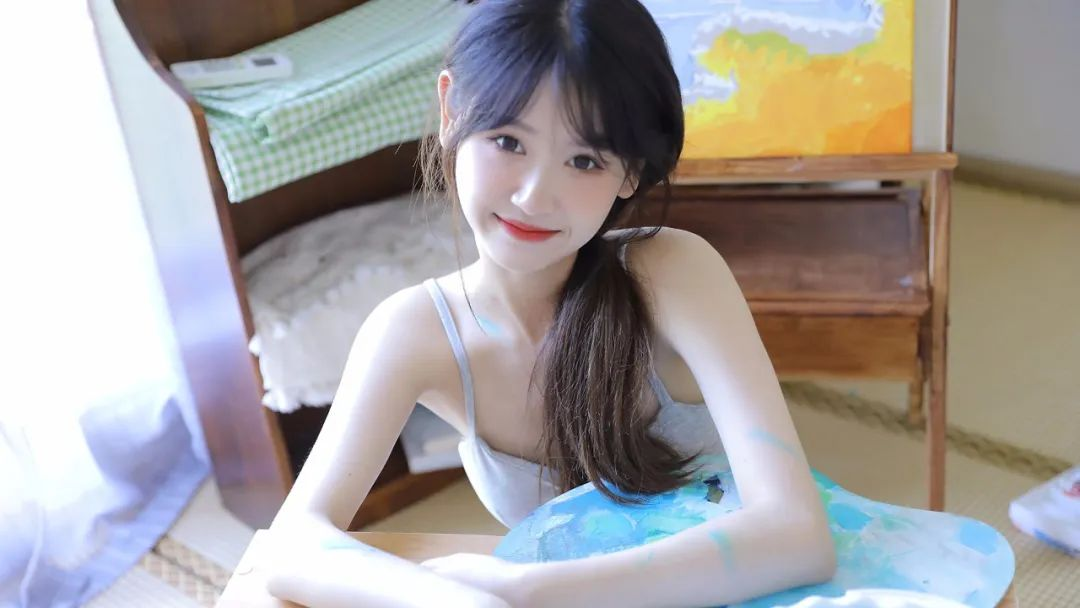
#> input picture OpenCV/10000.jpg, 1080 x 608 px
$ python '自适应二值化.py'
#> lines starting #> are read from the running program, lines starting #| are printed output that depends on the picture; after the words box and inside, x2 and y2 are one past the last pixel; in counts of white or black regions, pixels touching at a corner belong together
import cv2

image = cv2.imread('../10000.jpg')
#> image is the input picture: shape (608, 1080, 3); mean B, G, R 159.3, 160.5, 164.5

image_gray = cv2.cvtColor(image, cv2.COLOR_BGR2GRAY)
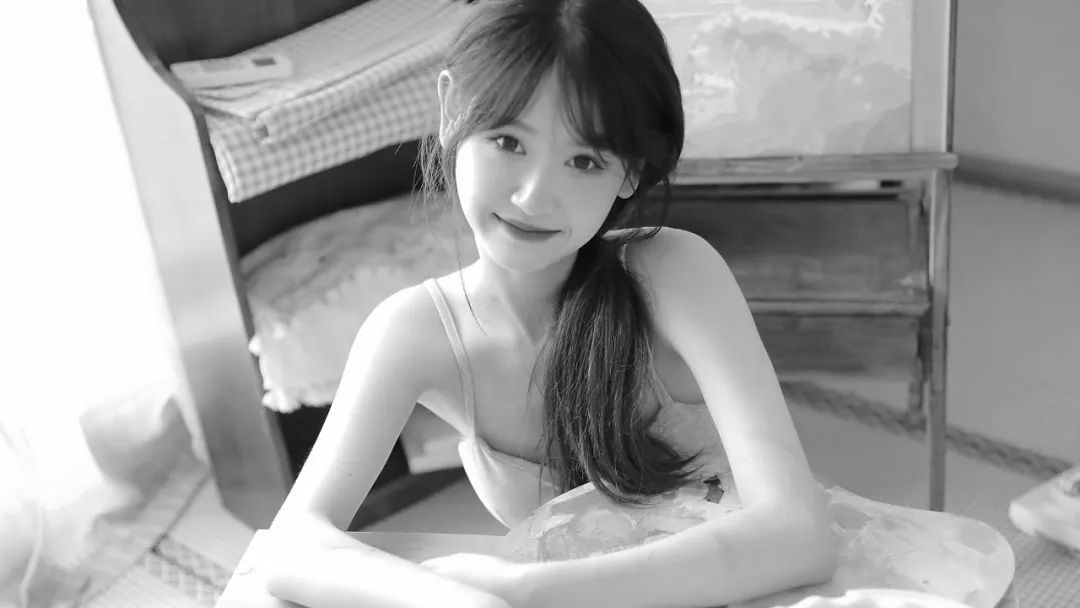
#> image_gray: shape (608, 1080); min 2, max 255, mean 161.6
# 对转化好的灰度图进行自适应二值化
# cv2.adaptiveThresh:用来对单通道进行自适应二值化
# 第一个参数:单通道图
# 第二个参数:二值化过程中所用到的最大值
# 第三个参数:计算阈值的方法  平均值法：cv2.ADAPTIVE_THRESH_MEAN_C 高斯加权均值法：cv2.ADAPTIVE_THRESH_GAUSSIAN_C
# 第四个参数:二值化的方法
# 第五个参数:blocksize大小，通常为奇数
# 第六个参数:要减去常数c的大小file:///C:/Users/86132/xwechat_files/wxid_jgyfefu408kx22_684c/temp/RWTemp/2025-08/02fa27a254f50336a8a7ba1c5a9833e5/b1aa01e5dd6cd57220b733f03f0b9403.jpg
image_adathresh = cv2.adaptiveThreshold(image_gray,255,cv2.ADAPTIVE_THRESH_MEAN_C,cv2.THRESH_BINARY,5,10)
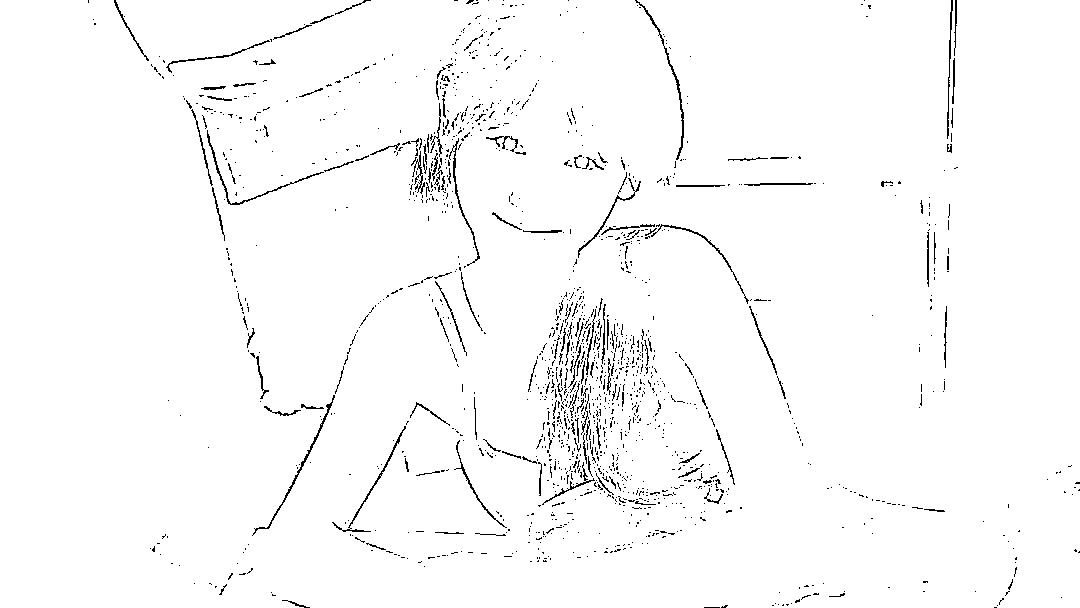
#> image_adathresh: shape (608, 1080); 97.8% white; black in thin lines or dots


# 对计算的结果进行显示
cv2.imshow('image',image)
cv2.imshow('image_gray',image_gray)
cv2.imshow('image_adathresh',image_adathresh)
cv2.waitKey(0)

$ run again, with OpenCV/img.png saved as OpenCV/10000.jpg
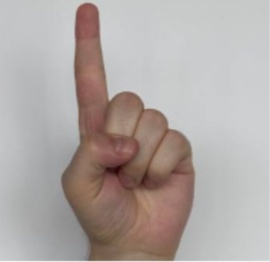
#> input picture OpenCV/img.png, 270 x 262 px
#> image is the input picture: shape (262, 270, 3); mean B, G, R 164.4, 167.4, 175.9
#> `image_gray = cv2.cvtColor(image, cv2.COLOR_BGR2GRAY)`:
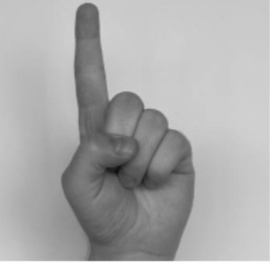
#> image_gray: shape (262, 270); min 15, max 248, mean 169.6
#> `image_adathresh = cv2.adaptiveThreshold(image_gray,255,cv2.ADAPTIVE_TH..`:
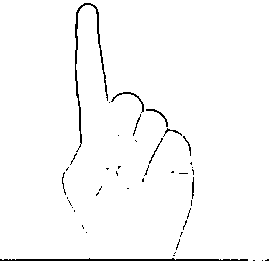
#> image_adathresh: shape (262, 270); 97.9% white; black in thin lines or dots

$ run again, with OpenCV/img_1.png saved as OpenCV/10000.jpg
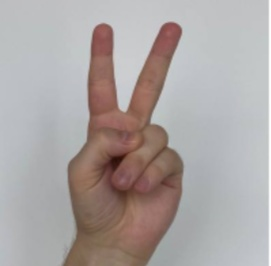
#> input picture OpenCV/img_1.png, 271 x 266 px
#> image is the input picture: shape (266, 271, 3); mean B, G, R 162.9, 164.3, 171.5
#> `image_gray = cv2.cvtColor(image, cv2.COLOR_BGR2GRAY)`:
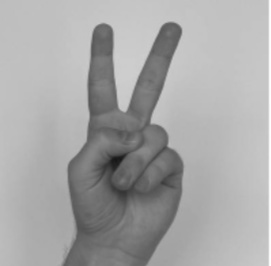
#> image_gray: shape (266, 271); min 22, max 255, mean 166.4
#> `image_adathresh = cv2.adaptiveThreshold(image_gray,255,cv2.ADAPTIVE_TH..`:
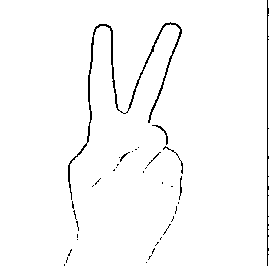
#> image_adathresh: shape (266, 271); 97.8% white; black in thin lines or dots, all inside (x1, y1, x2, y2) = (64, 0, 269, 266)
